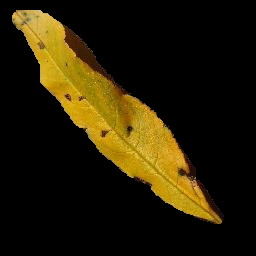
#> input picture outputs/predictions/sample_isolated_leaf.png, 256 x 256 px
$ python test_image_quality.py   (older library calls are emulated)
#> lines starting #> are read from the running program, lines starting #| are printed output that depends on the picture; after the words box and inside, x2 and y2 are one past the last pixel; in counts of white or black regions, pixels touching at a corner belong together
#> further down, image is the input picture: shape (256, 256, 3); mean B, G, R 5, 28.9, 37.2
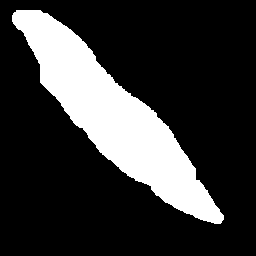
#> input picture outputs/masks/sample_leaf_mask.png, 256 x 256 px
#> `mask = cv2.imread(mask_path, cv2.IMREAD_GRAYSCALE)`: mask: shape (256, 256); 21.4% white; 1 white region, box (x1, y1, x2, y2) and area: (12, 10, 224, 224) 13996
### src/reliability/image_quality.py

import cv2
import numpy as np


def assess_image_quality(image, leaf_mask=None):
    """
    Evaluate image quality.

    If a leaf mask is provided, calculate brightness,
    contrast and blur only within the leaf region.
    """

    if image is None or not isinstance(image, np.ndarray):
        raise ValueError("Invalid image provided.")

    if image.ndim != 3 or image.shape[2] != 3:
        raise ValueError("Expected an RGB image.")

    height, width = image.shape[:2]
#> height = 256; width = 256

    gray = cv2.cvtColor(image, cv2.COLOR_RGB2GRAY)
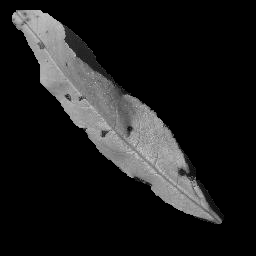
#> gray: shape (256, 256); min 0, max 216, mean 28.6

    # Prepare optional leaf mask
    if leaf_mask is not None:
        if leaf_mask.shape[:2] != (height, width):
            leaf_mask = cv2.resize(
                leaf_mask,
                (width, height),
                interpolation=cv2.INTER_NEAREST
            )

        if leaf_mask.ndim == 3:
            leaf_mask = cv2.cvtColor(
                leaf_mask, cv2.COLOR_RGB2GRAY
            )

        valid_pixels = leaf_mask > 0

        if np.count_nonzero(valid_pixels) < 100:
            raise ValueError("Leaf mask contains insufficient pixels.")
    else:
        valid_pixels = np.ones(
            (height, width), dtype=bool
        )

    # Extract pixels within the leaf region
    leaf_pixels = gray[valid_pixels]
#> leaf_pixels = 13996 values, max 216 at index 9304, min 2 at index 13832, mean 134.1

    # Brightness and contrast
    brightness = float(np.mean(leaf_pixels))
#> brightness = 134.1
    contrast = float(np.std(leaf_pixels))
#> contrast = 39.33

    # Blur score
    laplacian = cv2.Laplacian(
        gray, cv2.CV_64F
    )
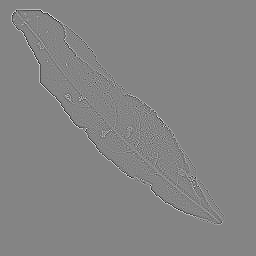
#> laplacian: shape (256, 256) float64; min -404, max 372, mean 0; drawn with min black and max white

    blur_score = float(
        np.var(laplacian[valid_pixels])
    )
#> blur_score = 3037.2

    total_pixels = height * width
#> total_pixels = 65536
    leaf_pixel_count = int(np.count_nonzero(valid_pixels))
#> leaf_pixel_count = 13996

    warnings = []

    if blur_score < 50:
        warnings.append("Image may be blurry.")

    if brightness < 50:
        warnings.append("Leaf region may be too dark.")

    if brightness > 210:
        warnings.append("Leaf region may be overexposed.")

    if contrast < 25:
        warnings.append("Leaf region has low contrast.")

    if height < 128 or width < 128:
        warnings.append("Image resolution is too low.")

    return {
        "image_width": width,
        "image_height": height,
        "total_pixels": total_pixels,
        "leaf_pixels": leaf_pixel_count,
        "blur_score": round(blur_score, 2),
        "brightness": round(brightness, 2),
        "contrast": round(contrast, 2),
        "is_suitable": len(warnings) == 0,
        "quality_status": (
            "Suitable" if not warnings else "Needs Review"
        ),
        "warnings": warnings
    }

### scripts/test_image_quality.py

import os
import sys
import cv2

# Get the project root directory
ROOT = os.path.dirname(
    os.path.dirname(os.path.abspath(__file__))
)

# Add project root to Python import path
if ROOT not in sys.path:
    sys.path.insert(0, ROOT)

from src.reliability.image_quality import assess_image_quality

image_path = os.path.join(
    ROOT,
    "outputs",
    "predictions",
    "sample_isolated_leaf.png"
)

mask_path = os.path.join(
    ROOT,
    "outputs",
    "masks",
    "sample_leaf_mask.png"
)

image = cv2.imread(image_path)
mask = cv2.imread(mask_path, cv2.IMREAD_GRAYSCALE)

if image is None:
    raise FileNotFoundError(image_path)

if mask is None:
    raise FileNotFoundError(mask_path)

image = cv2.cvtColor(image, cv2.COLOR_BGR2RGB)

result = assess_image_quality(image, mask)
#> result = 10 items

print("=" * 45)
print("LEAF-AWARE IMAGE QUALITY REPORT")
print("=" * 45)

for key, value in result.items():
    print(f"{key}: {value}")
#> this loop made 10 passes
#> (key, value) on passes 1 to 10: ('image_width', 256), ('image_height', 256), ('total_pixels', 65536), ('leaf_pixels', 13996), ('blur_score', 3037.2), ('brightness', 134.1), ('contrast', 39.33), ('is_suitable', True), ('quality_status', 'Suitable'), ('warnings', [])
#| image_width: 256
#| image_height: 256
#| total_pixels: 65536
#| leaf_pixels: 13996
#| blur_score: 3037.21
#| brightness: 134.06
#| contrast: 39.33
#| is_suitable: True
#> (further printed lines are left out)
